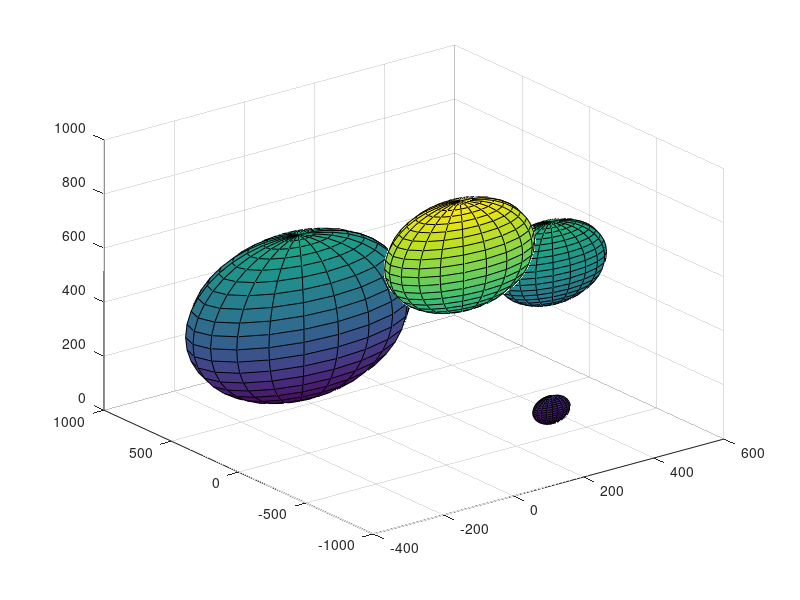

Source code (MATLAB): (Note: this script raises an error after producing the figure.)
% visualize_RRT.m
% Descrption: Visualize the RRT result, extract the optimal path and smooth it.
% Output: 'robot_movie.mp4'

%% Create the Space with obstacles

[X,Y,Z] = sphere;
r = [200 150 300 50];    % Radius
O = [0 -600 800; 450 -100 500; 0 600 300; 300 -500 100];     % Origin
X1 = X * r(1);  Y1 = Y * r(1);  Z1 = Z * r(1);
X2 = X * r(2);  Y2 = Y * r(2);  Z2 = Z * r(2);
X3 = X * r(3);  Y3 = Y * r(3);  Z3 = Z * r(3);
X4 = X * r(4);  Y4 = Y * r(4);  Z4 = Z * r(4);
surf(X1+O(1,1),Y1+O(1,2),Z1+O(1,3));
hold on;
surf(X2+O(2,1),Y2+O(2,2),Z2+O(2,3));
hold on;
surf(X3+O(3,1),Y3+O(3,2),Z3+O(3,3));
hold on;
surf(X4+O(4,1),Y4+O(4,2),Z4+O(4,3));
hold on;


%% Create the robot model

DH.d = [120.15 144.15 -142.64 113.5 113.5 107];   % d_i
DH.a = [0 350 294.5 0 0 0];                       % a_i
DH.alpha = [pi/2 0 0 -pi/2 pi/2 0];               % alpha_i
DH.offset = [0 pi/2 0 -pi/2 0 0];

L(1) = Link('revolute', 'd', DH.d(1), 'a', DH.a(1), 'alpha', DH.alpha(1));
L(2) = Link('revolute', 'd', DH.d(2), 'a', DH.a(2), 'alpha', DH.alpha(2));
L(3) = Link('revolute', 'd', DH.d(3), 'a', DH.a(3), 'alpha', DH.alpha(3));
L(4) = Link('revolute', 'd', DH.d(4), 'a', DH.a(4), 'alpha', DH.alpha(4));
L(5) = Link('revolute', 'd', DH.d(5), 'a', DH.a(5), 'alpha', DH.alpha(5));
L(6) = Link('revolute', 'd', DH.d(6), 'a', DH.a(6), 'alpha', DH.alpha(6));
robot = SerialLink(L, 'name', 'robot');

degree=pi/180;
L(1).qlim =[-360*degree, 360*degree];
L(2).qlim =[-85*degree, 265*degree];    % if with offset: [-175*degree, 175*degree]
L(3).qlim =[-175*degree, 175*degree];
L(4).qlim =[-85*degree, 265*degree];    % if with offset: [-175*degree, 175*degree]
L(5).qlim =[-360*degree, 360*degree];
L(6).qlim =[-360*degree, 360*degree]; 

%T = [0 0 1 300; 0 -1 0 -500; 1 0 0 100; 0 0 0 1];
%q = robot.ikine(T);
%robot.plot(q); 
T_C1 = [1 1 1];     % 'tile1color', C	 Color of even tiles [r g b] (default [0.5 1 0.5] light green)
T_C2 = [1 1 1];  % 'tile2color', C	 Color of odd tiles [r g b] (default [1 1 1] white)
robot.plot(DH.offset,'tile1color', T_C1,'tile2color', T_C2);
hold on;


%% All Results of RRT nodes

data = readmatrix('RRT.xlsx');
for i = 2:size(data,1)
    parent_node = data(i,8);
    T_parent = robot.fkine([data(parent_node,1) data(parent_node,2) data(parent_node,3) data(parent_node,4) data(parent_node,5) data(parent_node,6)]).T;
    T_i = robot.fkine([data(i,1) data(i,2) data(i,3) data(i,4) data(i,5) data(i,6)]).T;
    plot3([T_parent(1,4),T_i(1,4)],[T_parent(2,4),T_i(2,4)],[T_parent(3,4),T_i(3,4)],'LineWidth',2,'Color',"#E3CF57");
    hold on;
end

%% Find the optimal result of RRT

node = 772; % from the final step
optimal_path = data(node,1:6);
for j = 1:300
    node = data(node,8);
    optimal_path = cat(1,data(node,1:6),optimal_path);
    if node == 1
        break;
    end
end

for m = 2:size(optimal_path,1)
    T_before = robot.fkine([optimal_path(m-1,1) optimal_path(m-1,2) optimal_path(m-1,3) optimal_path(m-1,4) optimal_path(m-1,5) optimal_path(m-1,6)]).T;
    T_after = robot.fkine([optimal_path(m,1) optimal_path(m,2) optimal_path(m,3) optimal_path(m,4) optimal_path(m,5) optimal_path(m,6)]).T;
    plot3([T_before(1,4),T_after(1,4)],[T_before(2,4),T_after(2,4)],[T_before(3,4),T_after(3,4)],'LineWidth',4,'Color',"#ED9121");
    hold on;
end

%% Smooth the trajectory using 'jtraj'

[q_all,qd_all,qdd_all] = jtraj(optimal_path(1,:), optimal_path(2,:), 5,[0 0 0 0 0 0],(optimal_path(2,:)-optimal_path(1,:))/2); % 对于开始点，起始速度为0
for n = 3:(size(optimal_path,1)-1)
    qd_mean_1 = (optimal_path(n,:)-optimal_path(n-2,:))/2;      % 第n-1个轨迹点的平均速度，作为这次插值的起始速度
    qd_mean_2 = (optimal_path(n+1,:)-optimal_path(n-1,:))/2;     % 第n个轨迹点的平均速度，作为这次插值的终止速度
    [q,qd,qdd] = jtraj(optimal_path(n-1,:), optimal_path(n,:),5,qd_mean_1,qd_mean_2);
    q_all = cat(1,q_all,q(2:5,:));
    qd_all = cat(1,qd_all,qd(2:5,:));
    qdd_all = cat(1,qdd_all,qdd(2:5,:));
end
[qf,qdf,qddf] = jtraj(optimal_path(size(optimal_path,1)-1,:), optimal_path(size(optimal_path,1),:),...
    15,(optimal_path(size(optimal_path,1),:)-optimal_path(size(optimal_path,1)-2,:))/2,[0 0 0 0 0 0]);   % 对于结束点，终止速度为0
q_all = cat(1,q_all,qf(2:15,:));
qd_all = cat(1,qd_all,qdf(2:15,:));
qdd_all = cat(1,qdd_all,qddf(2:15,:));
robot.plot(q_all,'trail', 'r--', 'movie', 'robot_movie.mp4');
